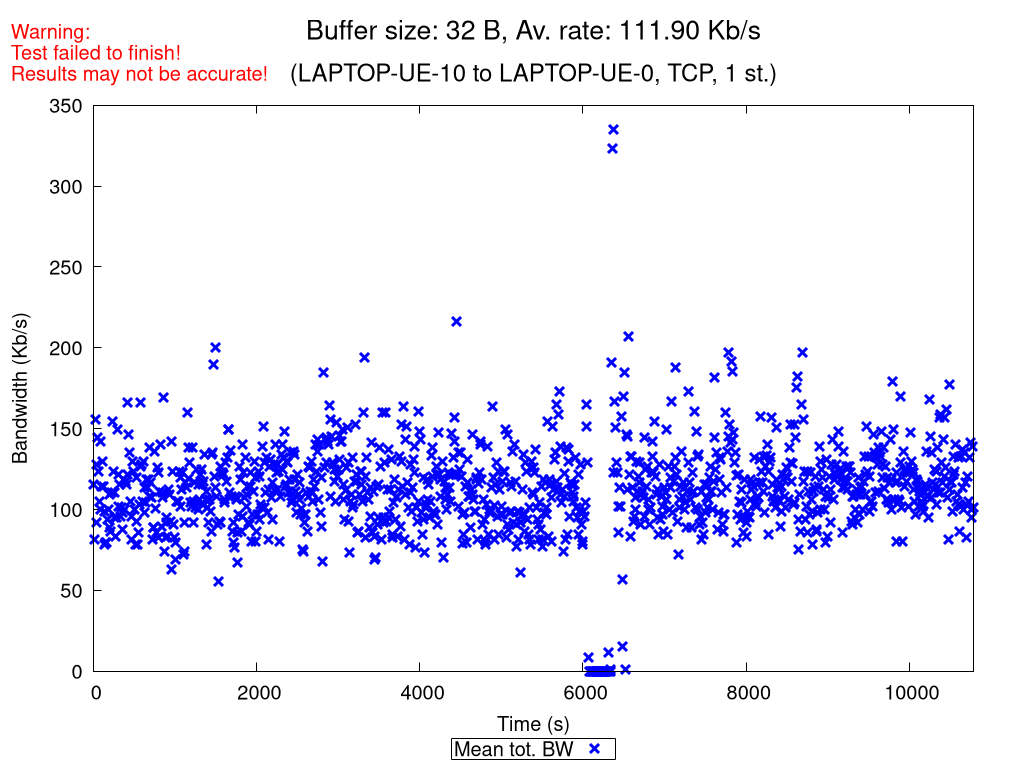

Source code (gnuplot):
set terminal pngcairo nocrop enhanced size 1024,768 font "Verdana,15"
set output "TCP_1_st_2020_11_18_18-43-51_two2one_00032B.png"

set title "{/=20 Buffer size: 32 B, Av. rate: 111.90 Kb/s}\n\n{/=18 (LAPTOP-UE-10 to LAPTOP-UE-0, TCP, 1 st.)}"
set label "Warning:\nTest failed to finish!\nResults may not be accurate!" at screen 0.01, screen 0.96 tc rgb "red"

set xlabel "Time (s)"
set ylabel "Bandwidth (Kb/s)"
set ytics nomirror
set key bmargin center horizontal box samplen 1 width -1
set bmargin 4.6
set rmargin 4.5

rf = 1000.0  # rate factor
set style fill transparent solid 0.2 noborder
set autoscale xfix
plot "TCP_1_st_2020_11_18_18-43-51_two2one_00032B_iperf_processed.dat" using 1:($2/rf-$3/rf):($2/rf+$3/rf) with filledcurves lc rgb "blue" notitle, \
     "" using 1:($2/rf) with points pt 2 ps 1.5 lw 3 lc rgb "blue" title "Mean tot. BW", \
